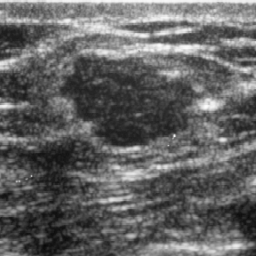
%> input picture lib/snake/example/mama07ORI.bmp, 256 x 256 px
$ octave nodule.m   (GNU Octave 9; MATLAB toolbox functions it lacks are replaced by stand-ins)
%> lines starting %> are read from the running program, lines starting %| are printed output that depends on the picture; in (x1, y1, x2, y2) boxes, pixels count from 0 and x2, y2 are one past the last pixel; in counts of white or black regions, pixels touching at a corner belong together; the program's own positions count from 1
### lib/snake/snakegborder.m
function gI = snakegborder(img, simgapara, alphapara)
img=mat2gray(img);
[imx,imy]=gaussgradient(img, simgapara);
gradnorm = imx.^2 + imy.^2;
gradnorm = sqrt(double(gradnorm));
gI = 1./sqrt(double(1.0 + alphapara*double(gradnorm)));
gI = gI / max(gI(:));
scalepara = 900;
gI = gI * scalepara;
gI = uint8(gI);
% gI = rgb2gray(gI);

### lib/snake/gaussgradient.m
function [gx,gy]=gaussgradient(IM,sigma)
%GAUSSGRADIENT Gradient using first order derivative of Gaussian.
%  [gx,gy]=gaussgradient(IM,sigma) outputs the gradient image gx and gy of
%  image IM using a 2-D Gaussian kernel. Sigma is the standard deviation of
%  this kernel along both directions.
%
%  Contributed by Guanglei Xiong (xgl99@mails.tsinghua.edu.cn)
%  at Tsinghua University, Beijing, China.

%determine the appropriate size of kernel. The smaller epsilon, the larger
%size.
epsilon=1e-2;
halfsize=ceil(sigma*sqrt(-2*log(sqrt(2*pi)*sigma*epsilon)));
size=2*halfsize+1;
%generate a 2-D Gaussian kernel along x direction
for i=1:size
    for j=1:size
        u=[i-halfsize-1 j-halfsize-1];
        hx(i,j)=gauss(u(1),sigma)*dgauss(u(2),sigma);
    end
end
hx=hx/sqrt(sum(sum(abs(hx).*abs(hx))));
%generate a 2-D Gaussian kernel along y direction
hy=hx';
%2-D filtering
gx=imfilter(IM,hx,'replicate','conv');
gy=imfilter(IM,hy,'replicate','conv');

function y = gauss(x,sigma)
%Gaussian
y = exp(-x^2/(2*sigma^2)) / (sigma*sqrt(2*pi));

function y = dgauss(x,sigma)
%first order derivative of Gaussian
y = -x * gauss(x,sigma) / sigma^2;

### lib/snake/snakeupdatemask.m
function MorphGAC = snakeupdatemask(MorphGAC)
	MorphGAC.thresholdmask = MorphGAC.data > MorphGAC.theta;
	MorphGAC.thresholdmaskv = MorphGAC.data > (MorphGAC.theta / abs(MorphGAC.v));
end

### lib/snake/snakedata.m
function MorphGAC = snakedata(MorphGAC, data)
	MorphGAC.data = data;
	[MorphGAC.ddata(:,:,1), MorphGAC.ddata(:,:,2)] = imgradientxy(data);
	MorphGAC = snakeupdatemask(MorphGAC);
	snakedimension = ndims(data);
	if snakedimension == 2
		MorphGAC.structure = ones(3, 3);
	else
		MorphGAC.structure = ones(3, 3, 3);
	end
end

### lib/snake/snakeinitialise.m
function MorphGAC = snakeinitialise(gI, smoothing, threshold, ballon)
	    %  data : array-like
        %     The stopping criterion g(I). See functions gborders and glines.
        % smoothing : scalar
        %     The number of repetitions of the smoothing step in each
        %     iteration. This is the parameter µ.
        % threshold : scalar
        %     The threshold that determines which areas are affected
        %     by the morphological balloon. This is the parameter θ.
        % balloon : scalar
        %     The strength of the morphological balloon. This is the parameter ν.
	MorphGAC.u = [];
	MorphGAC.v = ballon;
	MorphGAC.theta = threshold;
	MorphGAC.smoothing = smoothing;
	MorphGAC = snakedata(MorphGAC, gI);
end

### lib/snake/circlelevelset.m
function u = circlelevelset(shape, center, sqradius, scalerow)
	snakegrid = meshgrid(1:shape(1),  1:shape(2));
	snakegrid = transpose(snakegrid);
	snakegrid = snakegrid - center;
	snakegrid = transpose(snakegrid);
	snakegrid = snakegrid.^2;
	snakegrid = sum(snakegrid, 3);
end

### lib/snake/example/nodule.m
clear all; close all; clc;

% Read image
im=imread('mama07ORI.bmp');
%> im is the input picture: size 256x256x3 uint8; min 8, max 252, mean 98.7

% The following two lines basically make the edge of image more obvious
gI = snakegborder(im, 5, 1000);
%> in gaussgradient, `gx=imfilter(IM,hx,'replicate','conv');`:
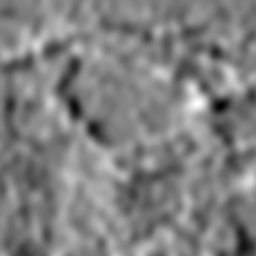
%> gx: size 256x256x3 double; min -2.97, max 2.92, mean 0.00153; drawn with min black and max white
%> in gaussgradient, `gy=imfilter(IM,hy,'replicate','conv');`:
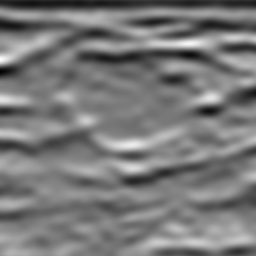
%> gy: size 256x256x3 double; min -5.15, max 5.25, mean -0.189; drawn with min black and max white
%> in snakegborder, `gradnorm = imx.^2 + imy.^2;`:
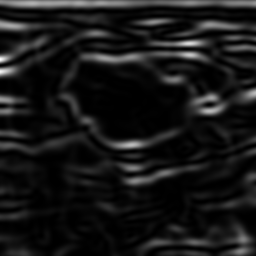
%> gradnorm: size 256x256x3 double; min 6.01e-05, max 27.78, mean 2.6; drawn with min black and max white
%> in snakegborder, `gradnorm = sqrt(double(gradnorm));`:
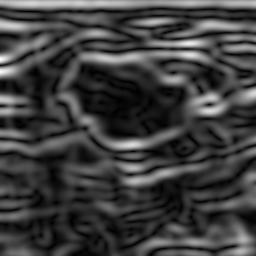
%> gradnorm: size 256x256x3 double; min 0.00775, max 5.27, mean 1.32; drawn with min black and max white
%> in snakegborder, `gI = gI / max(gI(:));`:
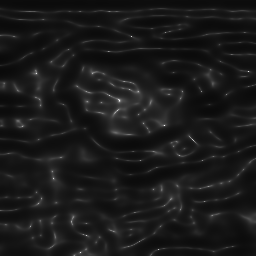
%> gI: size 256x256x3 double; min 0.0407, max 1, mean 0.102
%> in snakegborder, `gI = uint8(gI);`:
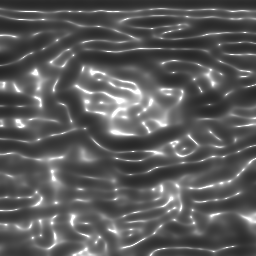
%> gI: size 256x256x3 uint8; min 37, max 255, mean 90.9
gI = double(gI) / 255;
%> gI: size 256x256x3 double
gI = rgb2gray(gI);
%> gI: size 256x256 double

% The parameter intialization smoothing control the smoothness which is basically the iteration number of SIIS ISSI
% ballon control the ballon force parameter
smoothing = 1;
threshold = 0.3;
ballon = 1;

% The initialization of snake using geodesic active contour algorithm
MorphGAC = snakeinitialise(gI, smoothing, threshold, ballon);
%> in snakeupdatemask, `MorphGAC.thresholdmask = MorphGAC.data > MorphGAC.theta;`:
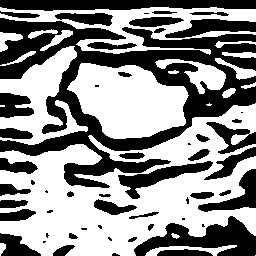
%> MorphGAC.thresholdmask: size 256x256 logical; 55.4% white; 54 black regions (16 under 20 px), largest, box (x1, y1, x2, y2) and area: (0, 18, 256, 188) 14681, (134, 216, 256, 256) 2378, (0, 0, 256, 11) 2306
%> in snakedata, `MorphGAC = snakeupdatemask(MorphGAC);`: MorphGAC = {v 1, theta 0.3, smoothing 1}
%> MorphGAC = {v 1, theta 0.3, smoothing 1}

% Basically it creates a logical disk with true elements inside and false elements outside
shape = size(im);
%> shape = [256 256 3]
scalerow = 0.75;
center = [100, 126];
sqradius = 20;
u = circlelevelset(shape, center, sqradius, scalerow);
%> the run ends on the next line

$ run again, with lib/snake/example/lakes3.jpg saved as lib/snake/example/mama07ORI.bmp
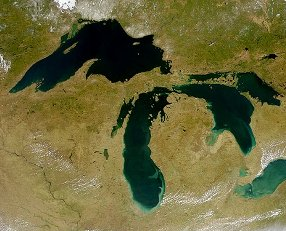
%> input picture lib/snake/example/lakes3.jpg, 286 x 231 px
%> im is the input picture: size 231x286x3 uint8; mean R, G, B 108.3, 104, 59.1
%> `gI = rgb2gray(gI);`:
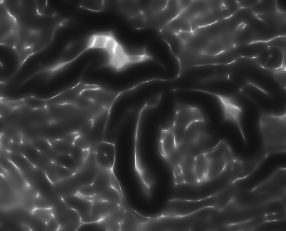
%> gI: size 231x286 double; min 0.0553, max 1, mean 0.215
%> in snakeupdatemask, `MorphGAC.thresholdmask = MorphGAC.data > MorphGAC.theta;`:
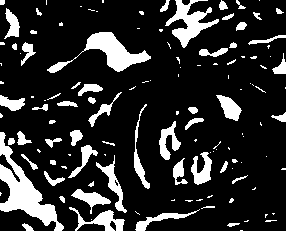
%> MorphGAC.thresholdmask: size 231x286 logical; 17.2% white; 128 white regions (70 under 20 px), largest, box (x1, y1, x2, y2) and area: (0, 132, 64, 231) 1935, (47, 32, 151, 73) 1313, (165, 0, 219, 48) 977
%> in snakedata, `MorphGAC = snakeupdatemask(MorphGAC);`: MorphGAC = {v 1, theta 0.3, smoothing 1}
